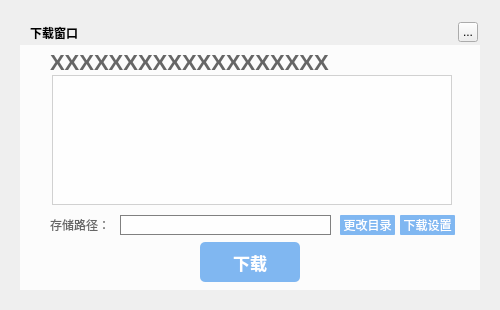
<?xml version="1.0" encoding="UTF-8"?>
<ui version="4.0">
 <class>MusicDownloadWidget</class>
 <widget class="QDialog" name="MusicDownloadWidget">
  <property name="geometry">
   <rect>
    <x>0</x>
    <y>0</y>
    <width>500</width>
    <height>310</height>
   </rect>
  </property>
  <property name="windowTitle">
   <string>Form</string>
  </property>
  <property name="styleSheet">
   <string notr="true"/>
  </property>
  <widget class="QLabel" name="background">
   <property name="geometry">
    <rect>
     <x>20</x>
     <y>20</y>
     <width>460</width>
     <height>270</height>
    </rect>
   </property>
   <property name="styleSheet">
    <string notr="true"/>
   </property>
   <property name="text">
    <string/>
   </property>
  </widget>
  <widget class="QLabel" name="topTitleName">
   <property name="geometry">
    <rect>
     <x>30</x>
     <y>20</y>
     <width>221</width>
     <height>25</height>
    </rect>
   </property>
   <property name="styleSheet">
    <string notr="true">color:&quot;#FFFFFF&quot;;font-weight:bold</string>
   </property>
   <property name="text">
    <string>下载窗口</string>
   </property>
  </widget>
  <widget class="QToolButton" name="topTitleCloseButton">
   <property name="geometry">
    <rect>
     <x>458</x>
     <y>22</y>
     <width>20</width>
     <height>20</height>
    </rect>
   </property>
   <property name="text">
    <string>...</string>
   </property>
  </widget>
  <widget class="QWidget" name="backgroundMask" native="true">
   <property name="geometry">
    <rect>
     <x>20</x>
     <y>45</y>
     <width>460</width>
     <height>245</height>
    </rect>
   </property>
   <property name="styleSheet">
    <string notr="true">QWidget{color:#666666;background:rgba(255,255,255,200);}
QLabel{background:transparent;}</string>
   </property>
   <widget class="QLabel" name="label2">
    <property name="geometry">
     <rect>
      <x>30</x>
      <y>170</y>
      <width>60</width>
      <height>20</height>
     </rect>
    </property>
    <property name="text">
     <string>存储路径：</string>
    </property>
   </widget>
   <widget class="QLineEdit" name="downloadPathEdit">
    <property name="geometry">
     <rect>
      <x>100</x>
      <y>170</y>
      <width>211</width>
      <height>20</height>
     </rect>
    </property>
    <property name="styleSheet">
     <string notr="true">QLineEdit{font-size:12px;color:#BFBFBF; font-weight:normal;border: 1px solid gray;}QLineEdit::hover{ border: 1px solid #AAAAFF;}</string>
    </property>
    <property name="readOnly">
     <bool>true</bool>
    </property>
   </widget>
   <widget class="QPushButton" name="pathChangedButton">
    <property name="geometry">
     <rect>
      <x>320</x>
      <y>170</y>
      <width>55</width>
      <height>20</height>
     </rect>
    </property>
    <property name="cursor">
     <cursorShape>PointingHandCursor</cursorShape>
    </property>
    <property name="styleSheet">
     <string notr="true">QPushButton{border-radius:1px;background-color:#80B7F1;color:white;font-size:12px;}</string>
    </property>
    <property name="text">
     <string>更改目录</string>
    </property>
   </widget>
   <widget class="QPushButton" name="settingButton">
    <property name="geometry">
     <rect>
      <x>380</x>
      <y>170</y>
      <width>55</width>
      <height>20</height>
     </rect>
    </property>
    <property name="cursor">
     <cursorShape>PointingHandCursor</cursorShape>
    </property>
    <property name="styleSheet">
     <string notr="true">QPushButton{border-radius:1px;background-color:#80B7F1;color:white;font-size:12px;}</string>
    </property>
    <property name="text">
     <string>下载设置</string>
    </property>
   </widget>
   <widget class="QPushButton" name="downloadButton">
    <property name="geometry">
     <rect>
      <x>180</x>
      <y>197</y>
      <width>100</width>
      <height>40</height>
     </rect>
    </property>
    <property name="cursor">
     <cursorShape>PointingHandCursor</cursorShape>
    </property>
    <property name="styleSheet">
     <string notr="true">QPushButton{border-radius:5px;background-color:#80B7F1;color:white;font-size:17px;font-weight:bold;}</string>
    </property>
    <property name="text">
     <string>下载</string>
    </property>
   </widget>
   <widget class="QLabel" name="downloadName">
    <property name="geometry">
     <rect>
      <x>30</x>
      <y>2</y>
      <width>401</width>
      <height>31</height>
     </rect>
    </property>
    <property name="styleSheet">
     <string notr="true">font-size:22px;font-weight:bold;</string>
    </property>
    <property name="text">
     <string>XXXXXXXXXXXXXXXXXXX</string>
    </property>
   </widget>
   <widget class="MusicDownloadTableWidget" name="viewArea">
    <property name="geometry">
     <rect>
      <x>32</x>
      <y>30</y>
      <width>400</width>
      <height>130</height>
     </rect>
    </property>
   </widget>
   <zorder>label2</zorder>
   <zorder>downloadName</zorder>
   <zorder>downloadPathEdit</zorder>
   <zorder>pathChangedButton</zorder>
   <zorder>settingButton</zorder>
   <zorder>downloadButton</zorder>
   <zorder>viewArea</zorder>
  </widget>
 </widget>
 <customwidgets>
  <customwidget>
   <class>MusicDownloadTableWidget</class>
   <extends>QTableWidget</extends>
   <header>musicdownloadwidget.h</header>
   <container>1</container>
  </customwidget>
 </customwidgets>
 <resources/>
 <connections/>
</ui>
